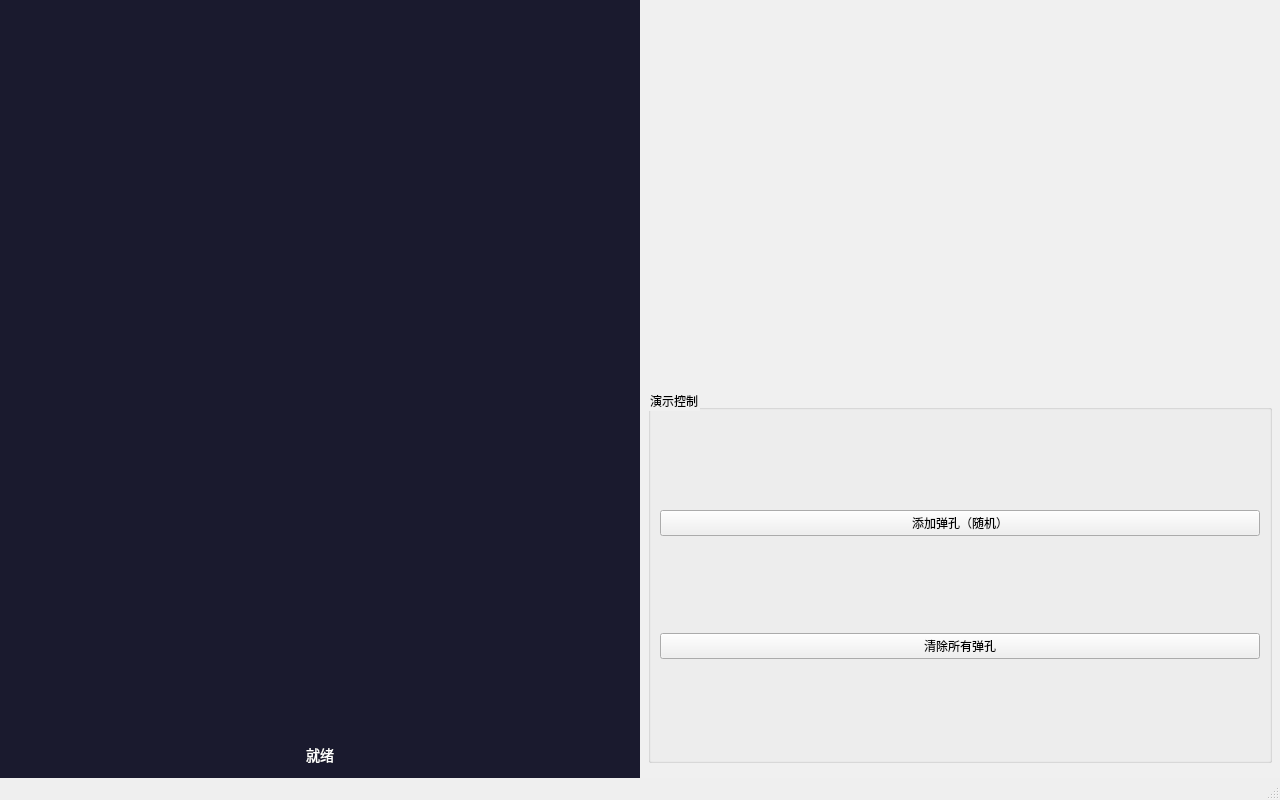
<?xml version="1.0" encoding="UTF-8"?>
<ui version="4.0">
 <class>MainWindow</class>
 <widget class="QMainWindow" name="MainWindow">
  <property name="geometry">
   <rect>
    <x>0</x>
    <y>0</y>
    <width>1280</width>
    <height>800</height>
   </rect>
  </property>
  <property name="windowTitle">
   <string>视频报靶系统</string>
  </property>
  <widget class="QWidget" name="centralwidget">
   <layout class="QHBoxLayout" name="horizontalLayout">
    <property name="spacing">
     <number>0</number>
    </property>
    <property name="leftMargin">
     <number>0</number>
    </property>
    <property name="topMargin">
     <number>0</number>
    </property>
    <property name="rightMargin">
     <number>0</number>
    </property>
    <property name="bottomMargin">
     <number>0</number>
    </property>
    <item>
     <widget class="QWidget" name="leftPanel">
      <property name="styleSheet">
       <string>background-color: #1a1a2e;</string>
      </property>
      <layout class="QVBoxLayout" name="leftLayout">
       <property name="spacing">
        <number>0</number>
       </property>
       <property name="leftMargin">
        <number>8</number>
       </property>
       <property name="topMargin">
        <number>8</number>
       </property>
       <property name="rightMargin">
        <number>8</number>
       </property>
       <property name="bottomMargin">
        <number>8</number>
       </property>
       <!-- targetDisplayWidget placeholder: replaced in C++ code -->
       <item>
        <widget class="QWidget" name="targetDisplayContainer">
         <property name="sizePolicy">
          <sizepolicy hsizetype="Expanding" vsizetype="Expanding">
           <horstretch>0</horstretch>
           <verstretch>0</verstretch>
          </sizepolicy>
         </property>
        </widget>
       </item>
       <!-- Status bar below the target -->
       <item>
        <widget class="QLabel" name="statusLabel">
         <property name="text">
          <string>就绪</string>
         </property>
         <property name="alignment">
          <set>Qt::AlignCenter</set>
         </property>
         <property name="styleSheet">
          <string>color: #ffffff; font-size: 14px; padding: 4px;</string>
         </property>
         <property name="maximumHeight">
          <number>32</number>
         </property>
        </widget>
       </item>
      </layout>
     </widget>
    </item>
    <!-- Right panel: controls / settings (stretch 1) -->
    <item>
     <widget class="QWidget" name="rightPanel">
      <property name="styleSheet">
       <string>background-color: #f0f0f0;</string>
      </property>
      <layout class="QVBoxLayout" name="rightLayout">
       <property name="spacing">
        <number>8</number>
       </property>
       <property name="leftMargin">
        <number>8</number>
       </property>
       <property name="topMargin">
        <number>8</number>
       </property>
       <property name="rightMargin">
        <number>8</number>
       </property>
       <property name="bottomMargin">
        <number>8</number>
       </property>
       <!-- Settings page placeholder: replaced in C++ code -->
       <item>
        <widget class="QWidget" name="settingsContainer">
         <property name="sizePolicy">
          <sizepolicy hsizetype="Expanding" vsizetype="Preferred">
           <horstretch>0</horstretch>
           <verstretch>0</verstretch>
          </sizepolicy>
         </property>
        </widget>
       </item>
       <!-- Demo controls -->
       <item>
        <widget class="QGroupBox" name="demoGroup">
         <property name="title">
          <string>演示控制</string>
         </property>
         <layout class="QVBoxLayout" name="demoLayout">
          <item>
           <widget class="QPushButton" name="btnAddHole">
            <property name="text">
             <string>添加弹孔（随机）</string>
            </property>
           </widget>
          </item>
          <item>
           <widget class="QPushButton" name="btnClearHoles">
            <property name="text">
             <string>清除所有弹孔</string>
            </property>
           </widget>
          </item>
         </layout>
        </widget>
       </item>
       <item>
        <spacer name="rightSpacer">
         <property name="orientation">
          <enum>Qt::Vertical</enum>
         </property>
         <property name="sizeType">
          <enum>QSizePolicy::Expanding</enum>
         </property>
        </spacer>
       </item>
      </layout>
     </widget>
    </item>
   </layout>
  </widget>
  <widget class="QStatusBar" name="statusbar"/>
 </widget>
 <resources/>
 <connections/>
</ui>
